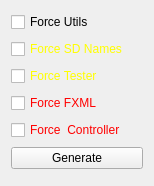
<?xml version="1.0" encoding="UTF-8"?>
<ui version="4.0">
 <class>Form</class>
 <widget class="QWidget" name="Form">
  <property name="geometry">
   <rect>
    <x>0</x>
    <y>0</y>
    <width>154</width>
    <height>186</height>
   </rect>
  </property>
  <property name="windowTitle">
   <string>Form</string>
  </property>
  <layout class="QVBoxLayout" name="verticalLayout">
   <item>
    <widget class="QCheckBox" name="force_utils">
     <property name="text">
      <string>Force Utils</string>
     </property>
    </widget>
   </item>
   <item>
    <widget class="QCheckBox" name="force_nt_names">
     <property name="styleSheet">
      <string notr="true">color: yellow;</string>
     </property>
     <property name="text">
      <string>Force SD Names</string>
     </property>
    </widget>
   </item>
   <item>
    <widget class="QCheckBox" name="force_tester">
     <property name="styleSheet">
      <string notr="true">color: yellow;</string>
     </property>
     <property name="text">
      <string>Force Tester</string>
     </property>
    </widget>
   </item>
   <item>
    <widget class="QCheckBox" name="force_fxml">
     <property name="styleSheet">
      <string notr="true">color: red;</string>
     </property>
     <property name="text">
      <string>Force FXML</string>
     </property>
    </widget>
   </item>
   <item>
    <widget class="QCheckBox" name="force_controller">
     <property name="styleSheet">
      <string notr="true">color: red;</string>
     </property>
     <property name="text">
      <string>Force  Controller</string>
     </property>
    </widget>
   </item>
   <item>
    <widget class="QPushButton" name="generate_btn">
     <property name="text">
      <string>Generate</string>
     </property>
    </widget>
   </item>
  </layout>
 </widget>
 <resources/>
 <connections/>
</ui>
